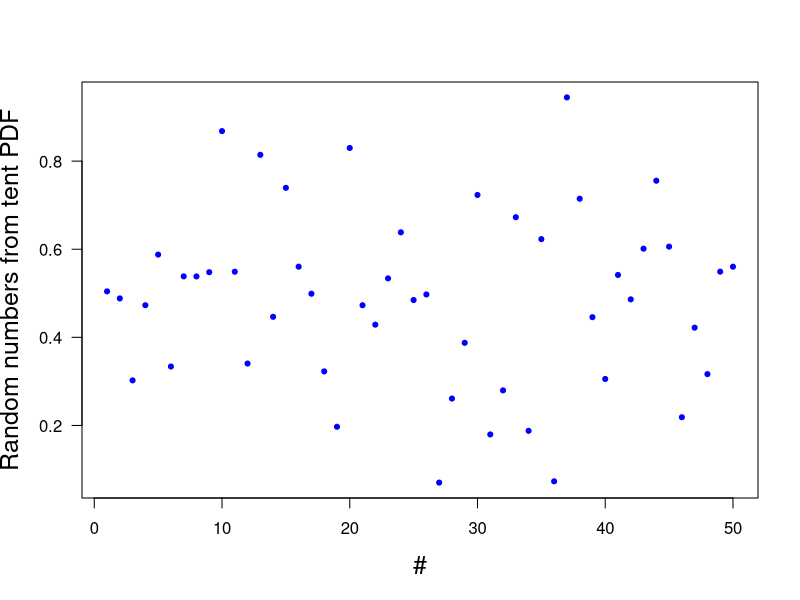

This chart was generated by the following R code:
print('file: Random50RNfromTentPDF.R')
# 50 random numbers from tent PDF
set.seed(1953) # set seed for random number generators
L = 50; r = runif(L); # uniformly distributed random numbers
y = numeric(L)        # array of length L
for (k in 1:L) {            # transformation y(x)
  x = r[k];
  if (x < 0.5) {y[k] = sqrt(x/2)}
  else {y[k] = 1-sqrt((1-x)/2)}}
xp = seq(1,L)         # sequence 1,2,...,L
# png('tentRN160722.png',width=16,height=12,units='cm',res=300)
plot(xp,y,type='p',lwd=3,col='blue',xlab='#',ylab='Random numbers from tent PDF',
     las=1,cex=0.4,cex.lab=1.5)
# dev.off()
